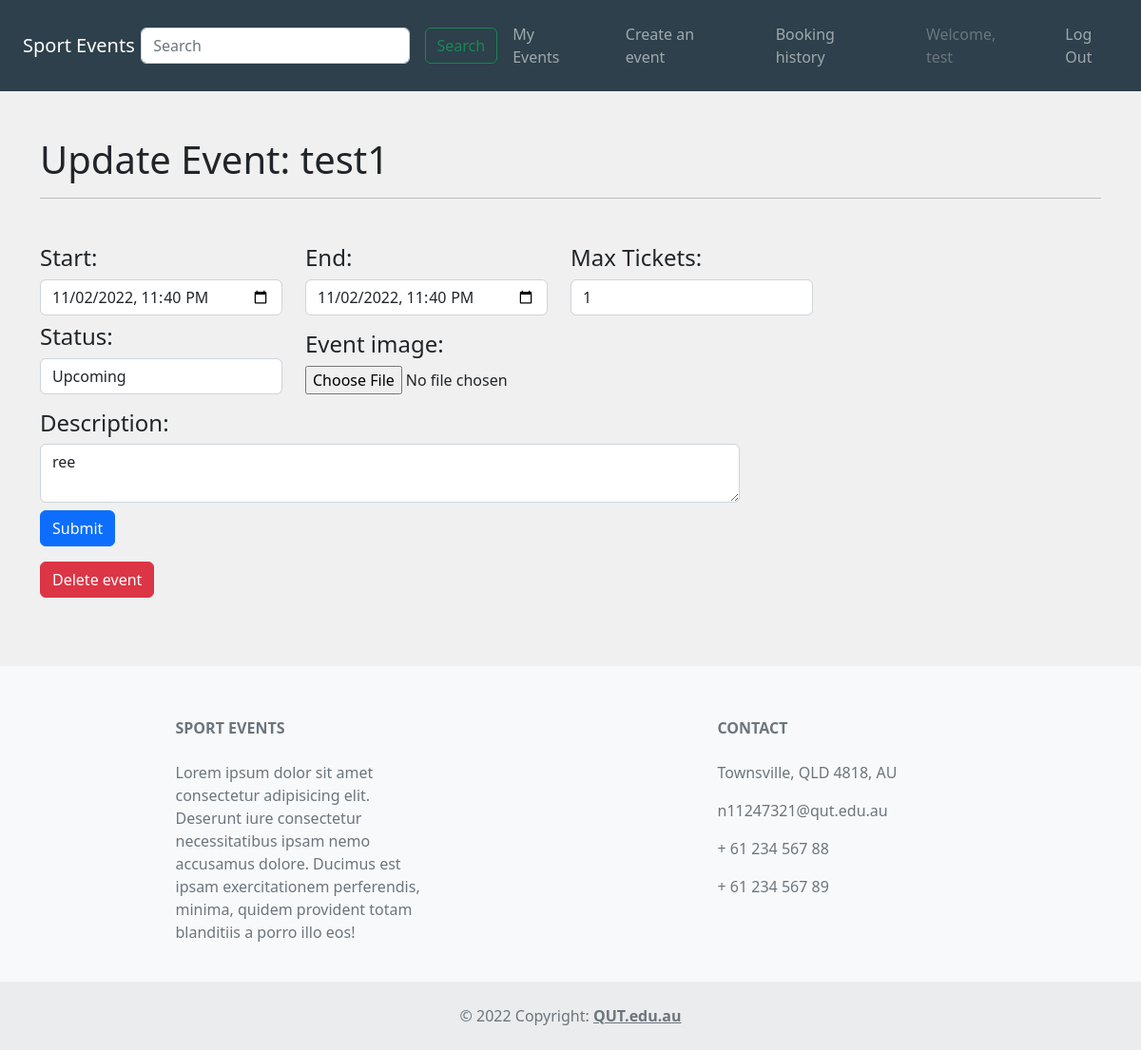
/events/update/1 (signed in), run on an earlier commit of the app's database.
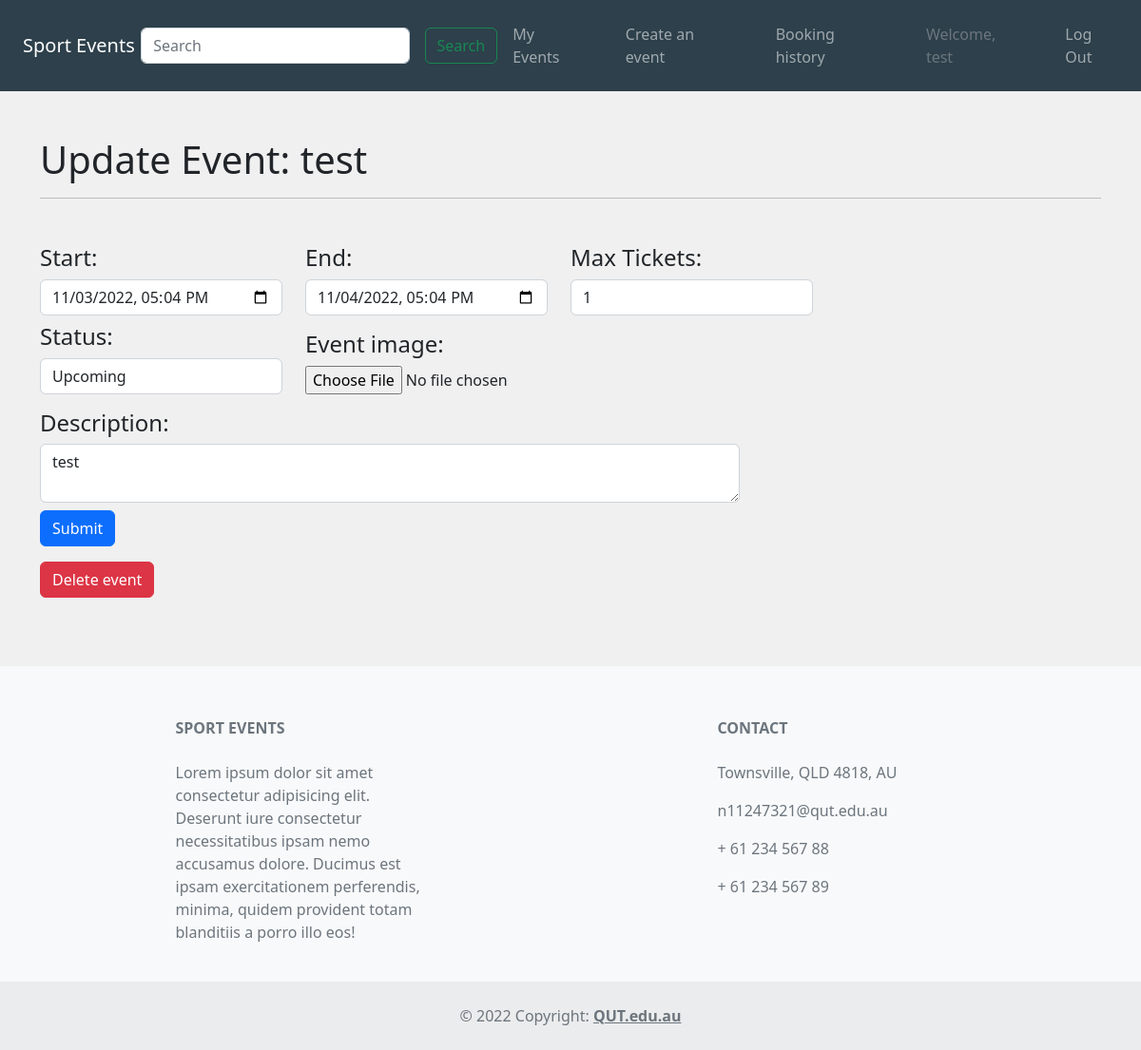
And on a later commit of the database.
### website/models.py (models this page shows, shortened)
class Users(db.Model, UserMixin):
    __tablename__='users'
    UserId = db.Column(db.Integer, primary_key=True)
    Username = db.Column(db.String(100), unique=True)
    FirstName = db.Column(db.String(100), index=True, nullable=False)
    LastName = db.Column(db.String(100), index=True, nullable=False)
    Email = db.Column(db.String(100), index=True, nullable=False)
    ContactNumber = db.Column(db.String(100), index=True, nullable=False)
    password_hash = db.Column(db.String(255), nullable=False)
    reviews = db.relationship('Reviews', backref='user')
    bookings = db.relationship('Bookings', backref='user')

class Events(db.Model):
    __tablename__ = 'events'
    EventId = db.Column(db.Integer, primary_key=True)
    EventName = db.Column(db.String(80))
    Location = db.Column(db.String(150))
    City = db.Column(db.String(150))
    StartDate = db.Column(db.DateTime)
    EndDate = db.Column(db.DateTime)
    description = db.Column(db.String(500))
    Image = db.Column(db.String(400))
    Status_id = db.Column(db.Integer)
    Catergory_id = db.Column(db.Integer)
    MaxTickets = db.Column(db.Integer)
    tickets_booked = db.Column(db.Integer)
    TicketPrice = db.Column(db.String(80))
    UserId = db.Column(db.Integer)
    reviews = db.relationship('Reviews', backref='event')
    bookings = db.relationship('Bookings', backref='EventName')
    Catergory_id = db.Column(db.Integer, db.ForeignKey('catergories.CatergoryId'))
    Status_id = db.Column(db.Integer, db.ForeignKey('eventStatus.EventStatusId'))
    UserId = db.Column(db.Integer, db.ForeignKey('users.UserId'))

### website/events.py (the view)
@bp.route('/update/<EventId>', methods = ['GET', 'POST'])
@login_required
def updateEvent(EventId):
    form = EventUpdate()
    event = Events.query.filter_by(EventId=EventId).first()
    deleteEvent = request.form.get('delete')
    if current_user.UserId != event.UserId:
      flash('unauthorised access')
      return redirect(url_for('event.update'))
    if request.method == "POST":
      if deleteEvent is not None:
        db.session.delete(event)
        db.session.commit()
        return redirect(url_for('event.update'))
      if form.validate_on_submit:
        db_file_path=check_upload_file(form)
        event.Image = db_file_path
        event.description = form.description.data
        event.StartDate = form.start_time.data
        event.EndDate = form.end_time.data
        event.MaxTickets = form.max_tickets.data
        event.Status_id = form.Status_id.data
        try:
          db.session.commit()
          return redirect(url_for('event.update'))
        except:
          flash('error resubmit')
          return render_template('/updateEvent.html',EventId = EventId, event = event, form = form)
    elif request.method == "GET":
      form.description.data = event.description
      form.image.data = event.Image
      form.start_time.data = event.StartDate
      form.end_time.data = event.EndDate
      form.Status_id.data = event.Status_id
      form.max_tickets.data = event.MaxTickets
      return render_template('/updateEvent.html',EventId = EventId, event = event, form = form)

### website/forms.py
class EventUpdate(FlaskForm):
  description = TextAreaField('Description', validators=[InputRequired()]) # Must enter description
  image = FileField('Destination Image', validators=[
    FileRequired(message='Image cannot be empty'),
    FileAllowed(ALLOWED_FILE, message='Only supports png,jpg,JPG,PNG')]) # Only accepts correct file types
  start_time = DateTimeLocalField('Start Time', validators=[InputRequired()], format="%Y-%m-%dT%H:%M", description="YYYY-MM-DD HH:MM:SS") # Must enter start time
  end_time = DateTimeLocalField('End Time', validators=[InputRequired()], format="%Y-%m-%dT%H:%M", description="YYYY-MM-DD HH:MM:SS") # Must enter end time
  max_tickets = IntegerField('Max Ticket Number', validators=[InputRequired()]) # Must enter max tickets
  ticket_price = DecimalField('Ticket Price', validators=[InputRequired()]) # Must enter max tickets
  Status_id = SelectField(u'Select status', choices=[(1, 'Upcoming'), (2, 'Unpublished'), (3, 'Sold-out'), (4, 'Cancelled')], validators=[InputRequired()])
  submit = SubmitField("Submit")

### website/__init__.py (called while the page is built)
def create_app():
    app.debug=True
    app.secret_key='utroutoru'
    app.config['SQLALCHEMY_DATABASE_URI']='sqlite:///Events.sqlite'
    db.init_app(app)
    bootstrap = Bootstrap(app)
    login_manager = LoginManager()
    login_manager.login_view='auth.login'
    login_manager.init_app(app)
    from .models import Users # importing here to avoid circular references
    @login_manager.user_loader
    def load_user(UserId):
        return Users.query.get(int(UserId))
    @app.errorhandler(404)
    def not_found(e):
        return render_template("404.html")
    from . import views
    app.register_blueprint(views.bp)
    from . import events
    app.register_blueprint(events.bp)
    from . import auth
    app.register_blueprint(auth.bp)
    return app

### website/templates/updateEvent.html (shortened to what this page needs)
{% extends 'base.html' %}
{% block head %}
    <link href="https://cdn.jsdelivr.net/npm/bootstrap@5.2.0/dist/css/bootstrap.min.css" rel="stylesheet">
    <link rel="stylesheet" href="../static/css/style.css">
    <link rel="stylesheet" href="../static/css/updateEvent.css">
{% endblock %}
{% import "bootstrap/form.html" as wtf %}
{% block content %}
<div class="container-fluid justify-content-start col-8" id="mainArea">
    <div class="p-4"></div>
    <h1>Update Event: {{event.EventName}}</h1>
    <hr>
    <div class="p-2"></div>
    <form method="POST" enctype="multipart/form-data">
        <div class="p-1"></div>
        <div class="form-group row ">
            <div class="row">
                <div class="col-lg-3 col-md-6 col-sm-12">
                    <div class="p-1 lineBreaks"></div>
                    <h4>Start:</h4>
                    <h4>{{form.start_time(class_="form-control")}}</h4>
                </div>
                <div class="col-lg-3 col-md-6 col-sm-12">
                    <div class="p-1 lineBreaks"></div>
                    <h4>End:</h4>
                    <h4>{{form.end_time(class_="form-control")}}</h4>
                </div>
                <div class="col-lg-3 col-md-6 col-sm-12">
                    <div class="p-1 lineBreaks"></div>
                    <h4>Max Tickets:</h4>
                    <h4>{{form.max_tickets(class_="form-control")}}</h4>
                </div>
            </div>
                <div class="row">
                    <div class="col-lg-3 col-md-6 col-sm-12">
                        <h4>Status:</h4>
                        <h4>{{form.Status_id(class_="form-control")}}</h4>
                        </div>
                    <div class="col-lg-3 col-md-6 col-sm-12">
                        <div class="p-1 lineBreaks"></div>
                        <h4>Event image:</h4>
                        {{form.image}}
                    </div>
                </div>
        </div>
        <div class="p-1"></div>
        <div class="row">
            <div class="col-lg-8">
            <h4>Description:</h4>
            {{form.description(class_="form-control")}}
            </div>
        </div>
        <div class="row">
            <div class="p-1"></div>
            <div class="col col-lg-1">
                {{form.submit(class_="btn btn-primary btn-md")}}
            </div>
        </div>
        <div class="row">
        </div>
        <div class="row">
            <div class="col 2">
                    <button type="submit" name='delete'class="btn btn-danger">Delete event</button>
            </div>
        </div>
        <br>
    </form>
</div>
{% endblock %}

### website/templates/base.html (shortened to what this page needs)
<!DOCTYPE html>
<html lang="en">
    <head>
        {% block head %}
        {% endblock %}
    </head>
    <body>
        <nav class="navbar navbar-expand-xl navbar-dark text-light p-2 navBgColor justify-content-start p-3">
            <div>
                <a class="navbar-brand m-2" href="{{ url_for('main.index') }}">Sport Events</a>
            </div>
            <div class="collapse navbar-collapse justify-content-between navItems" id="navCollapse">
                <form class="form-inline navInput" style="margin-left: -9.5px;" method="GET" action="{{ url_for('main.index') }}">
                    <div class="d-flex">
                        <input class="form-control m-2" type="text" placeholder="Search" name="search">
                        <button class="btn btn-outline-success m-2" type="submit">Search</button>
                    </div>
                </form>
                {% block navlinks %}
                    {% if current_user.is_authenticated %}
                        <ul class="navbar-nav mr-auto" style="margin-left: -32px;">
                            <ul class="nav-item">
                                <a class="nav-link" href="{{ url_for('event.update') }}">My Events</a>
                            </ul>
                            <ul class="nav-item">
                                <a class="nav-link" href="{{ url_for('event.create') }}">Create an event</a>
                            </ul>
                            <ul class="nav-item">
                                <a class="nav-link" href="{{ url_for('main.userBookingHistory') }}">Booking history</a>
                            </ul>
                            <ul class="nav-item">
                                <a class="nav-link disabled text-muted" href="#">Welcome, {{current_user.FirstName}}</a>
                            </ul>
                            <ul class="nav-item">
                                <a class="nav-link" href="{{ url_for('auth.logout') }}">Log Out</a>
                            </ul>
                        </ul>
                    {% endif %}
                {% endblock %}
            </div>
        </nav>
        <main>
            {% block content %}
            {% endblock %}
        </main>
        <div class="p-4"></div>
        <footer class="text-center text-lg-start bg-light text-muted">
            <div class="p-1"></div>
            <div class="container text-center text-md-start mt-5">
                <div class="row mt-3">
                    <div class="col-md-3 col-lg-4 col-xl-3 mx-auto mb-4">
                        <h6 class="text-uppercase fw-bold mb-4">Sport Events</h6>
                        <p>
                        Lorem ipsum dolor sit amet consectetur adipisicing elit. Deserunt iure consectetur necessitatibus ipsam nemo accusamus dolore. Ducimus est ipsam exercitationem perferendis, minima, quidem provident totam blanditiis a porro illo eos!
                        </p>
                    </div>
                    <div class="col-md-4 col-lg-3 col-xl-3 mx-auto mb-md-0 mb-4">
                        <h6 class="text-uppercase fw-bold mb-4">Contact</h6>
                        <p>Townsville, QLD 4818, AU</p>
                        <p>n11247321@qut.edu.au</p>
                        <p>+ 61 234 567 88</p>
                        <p>+ 61 234 567 89</p>
                    </div>
                </div>
            </div>
            <div class="text-center p-4" style="background-color: rgba(0, 0, 0, 0.05);">
                © 2022 Copyright:
                <a class="text-reset fw-bold" href="https://qut.edu.au">QUT.edu.au</a>
            </div>
        </footer>
    </body>
</html>

### website/static/css/style.css (style rules this page uses)
body { background-color: #F0F0F0; }
.navBgColor { background-color: #2d404b; }
@media only screen and (min-width: 991px) { .navInput { width: 410px; } }
@media only screen and (min-width: 991px) { .navItems { margin-left: 0px; } }

### website/static/css/updateEvent.css (style rules this page uses)
#mainArea { width: 70%; }
@media only screen and (max-width: 1200px) { #mainArea { width: 95%; } }

What changed in the data, as far as the page shows it:
changed Events "Upcoming": EventName "test1" → "test"; description "ree" → "test"
Also different on the page:
form field start_time: "11/02/2022 23:40" → "11/03/2022 17:04"
form field end_time: "11/02/2022 23:40" → "11/04/2022 17:04"
